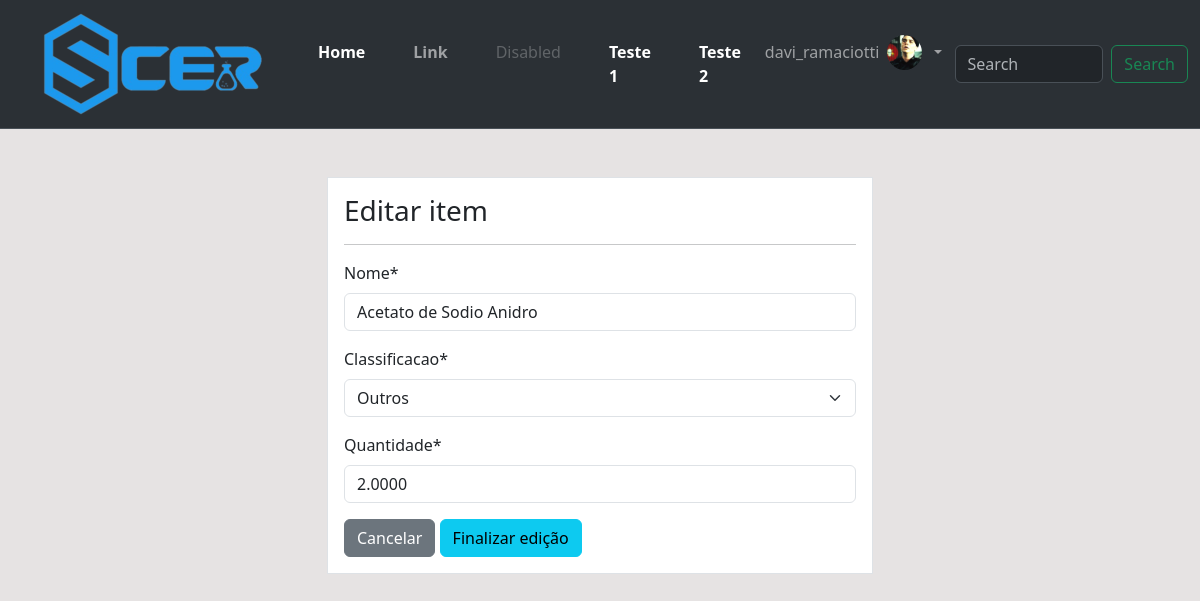
Page /produtos/update/2/ (signed in) on the committed database.
### user/models.py (models this page shows, shortened)
class Profile(models.Model):
    staff = models.OneToOneField(User, on_delete=models.CASCADE, null=True)
    address = models.CharField(max_length=200, null=True)
    phone = models.CharField(max_length=20, null=True)
    image = models.ImageField(default='avatar.jpg', upload_to='profile_images')

### estatisticas/models.py (models this page shows, shortened)
class Produto(models.Model):
    nome = models.CharField(max_length=200, null=True)
    classificacao = models.CharField(max_length=200, choices=CLASSIFICACAO , null=True)
    quantidade = models.DecimalField(max_digits=19, decimal_places=4, null=True)

### estatisticas/views.py (the view)
# urls.py: path('produtos/update/<int:pk>/', views.produtos_update, name="estatisticas-produtos-update"),
@login_required(login_url='user-login', ) # está configurado nas settings > login_url.
def produtos_update(request, pk):
    item = Produto.objects.get(id = pk)
    if request.method=="POST":
        form = ProdutoForm(request.POST, instance = item)
        if form.is_valid():
            form.save()
            return redirect('estatisticas-produtos')
    else:
        form = ProdutoForm(instance = item)
    context = {
        'form': form,
    }
    return render(request, 'estatisticas/produtos_update.html', context)

### estatisticas/forms.py
class ProdutoForm(forms.ModelForm):
    class Meta:
        model = Produto
        fields = ['nome', 'classificacao', 'quantidade']

### templates/estatisticas/produtos_update.html (shortened to what this page needs)
{% extends 'partials/base.html' %}
{% load crispy_forms_tags %}
{% block content%}
<div class="container">
    <div class="row mt-5">
        <div class="col-md-6 offset-md-3">
            <div class="border bg-white p-3">
                <h3>Editar item</h3>
                <hr>
                <form method="POST">
                    {{ form|crispy}}
                    <a class="btn btn-secondary" href="{% url 'estatisticas-produtos' %}">Cancelar</a>
                    <input class="btn btn-info" type="submit" value="Finalizar edição">
                </form>
            </div>
        </div>
    </div>
</div>
{% endblock %}

### templates/partials/navbar.html (shortened to what this page needs)
{% load static %}
<nav class="navbar navbar-expand-lg bg-body-tertiary bg-dark border-bottom border-body" data-bs-theme="dark">
  <div class="container-fluid">
      <a class="navbar-brand" href="{% url 'estatisticas-index' %}">
        <img src="{% static '/scerlogopequeno.png' %}" />
      </a>
      <div class="collapse navbar-collapse" id="navbarSupportedContent">
        <ul class="navbar-nav me-auto mb-2 mb-lg-0 ">
            {% if user.is_authenticated %}
                <li class="nav-item me-3">
                  <a class="nav-link active fw-bold" href="{% url 'estatisticas-index' %}">Home</a>
                </li>
                <li class="nav-item me-3">
                    <a class="nav-link fw-bold" href="#">Link</a>
                </li>
                <li class="nav-item me-3">
                    <a class="nav-link disabled" aria-disabled="true">Disabled</a>
                </li>
                <li class="nav-item me-3">
                    <a class="nav-link active fw-bold" href="#">Teste 1</a>
                </li>
                <li class="nav-item me-3">
                    <a class="nav-link active fw-bold" href="#">Teste 2</a>
                </li>
            {% endif %}
                <li class="nav-item dropdown">
                      {% if user.is_authenticated %}
                          <a class="nav-link dropdown-toggle d-flex align-items-center gap-2 p-0" href="#" role="button" data-bs-toggle="dropdown" aria-expanded="false" style="line-height: 40px;">
                              {{ user.username }}
                              <img class="rounded-circle" src="{{ user.profile.image.url }}" alt=""
                              style="width: 35px; height: 35px; object-fit: cover;">
                          </a>
                      {% else %}
                          <a class="nav-link dropdown-toggle d-flex align-items-center gap-2 p-0" href="#" role="button" data-bs-toggle="dropdown" aria-expanded="false" style="line-height: 40px;">
                          Entre no sistema
                          </a>
                      {% endif %}
                </li>
        </ul>
        {% if user.is_authenticated %}
          <form class="d-flex" role="search">
            <input class="form-control me-2" type="search" placeholder="Search" aria-label="Search">
            <button class="btn btn-outline-success" type="submit">Search</button>
          </form>
        {% endif %}
      </div>
  </div>
</nav>

### static/style.css (style rules this page uses)
body { background: rgb(230, 227, 227); }

### rows in the picture
Produto: nome "Acetato de Sodio Anidro", classificacao "Outros", quantidade "2.0000"

### other values in the picture
{{ user.username }} "davi_ramaciotti"
